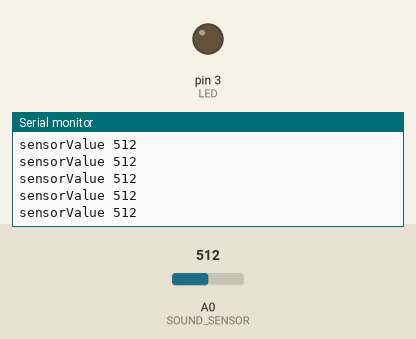
A sketch run on a simulated Arduino Uno, built with avr-gcc and run on an emulated ATmega328P. On the bench: output pins drawn as LEDs (lit = HIGH), the last lines printed to the serial monitor. The inputs (shaded band) are chosen by the test bench; at power-on: A0 (SOUND_SENSOR) = 512.

Above: at 1.2 s.
1.3 s: A0 (SOUND_SENSOR) set to 106
At 2.4 s:
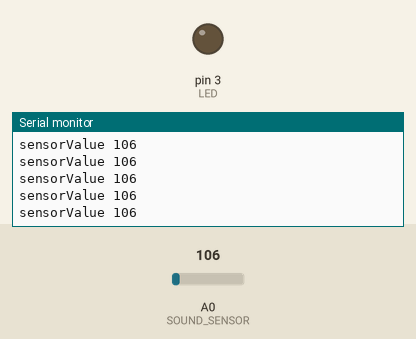
2.8 s: A0 (SOUND_SENSOR) set to 89
At 3.7 s:
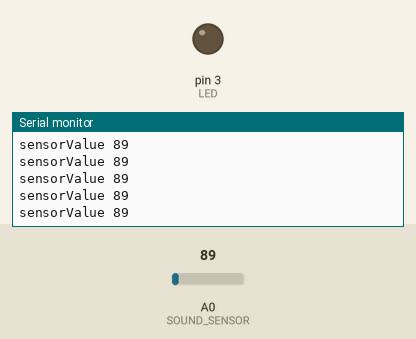
Timing chart, 0 to 5.8 s (numbered marks = the images above; inputs shaded):
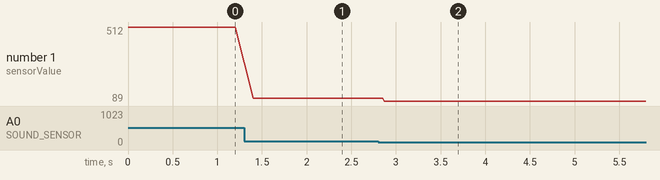

Measured:
- after the input at 1.3 s, the serial monitor: prints a new line after 0.10 s (image 1)
- after the input at 2.8 s, the serial monitor: prints a new line after 0.07 s (image 2)
- plotted number 1: 512 → 106 after the input at 1.3 s, 106 → 89 after the input at 2.8 s

The sketch:

SleepEZ.ino
```cpp
/*macro definitions of the sound sensor and the LED*/
#define SOUND_SENSOR A0
#define LED 3      // the number of the LED pin

#define THRESHOLD_VALUE 400//The threshold to turn the led on 400.00*5/1024 = 1.95v
void setup()
{
    Serial.begin(9600);
    pins_init();
}

void loop()
{
    int sensorValue = analogRead(SOUND_SENSOR);//use A0 to read the electrical signal
    Serial.print("sensorValue ");
    Serial.println(sensorValue);
    if(sensorValue > THRESHOLD_VALUE && sensorValue <= THRESHOLD_VALUE + 100)
    {
      //if the value read from A0 is larger than 400,then light the LED
        setLEDLevel(4);
        delay(200);
    }
    else if(sensorValue > THRESHOLD_VALUE + 100 && sensorValue <= THRESHOLD_VALUE + 200)
    {
        setLEDLevel(3);//if the value read from A0 is larger than 400,then light the LED
        delay(200);
    }
    else if(sensorValue > THRESHOLD_VALUE + 200 && sensorValue <= THRESHOLD_VALUE + 300)
    {
        setLEDLevel(2);//if the value read from A0 is larger than 400,then light the LED
        delay(200);
    }
    else if(sensorValue > THRESHOLD_VALUE + 300 && sensorValue <= THRESHOLD_VALUE + 400)
    {
        setLEDLevel(1);//if the value read from A0 is larger than 400,then light the LED
        delay(200);
    }
    else if(sensorValue > THRESHOLD_VALUE + 400)
    {
        //when the noise exceed max level, we turn off the light as whole
        setLEDLevel(0);
        delay(200);
    }
    else
    {
      //when there is no noise, we set the light to basic of nightlight
      setLEDLevel(5);
    }

}

void pins_init()
{
    pinMode(LED, OUTPUT);
    pinMode(SOUND_SENSOR, INPUT);
}


void setLEDLevel(int level)
{
    //TODO: Once have access to light API, we can program the level at the light level

}
```
